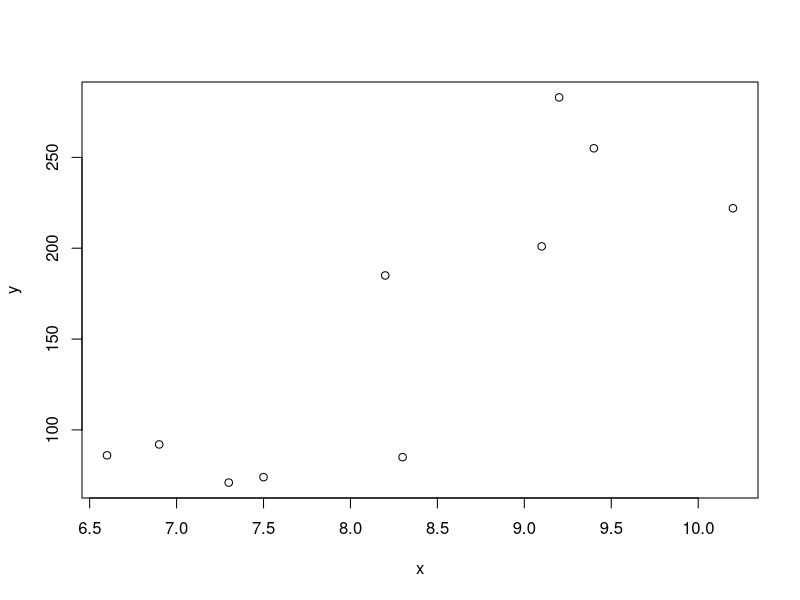
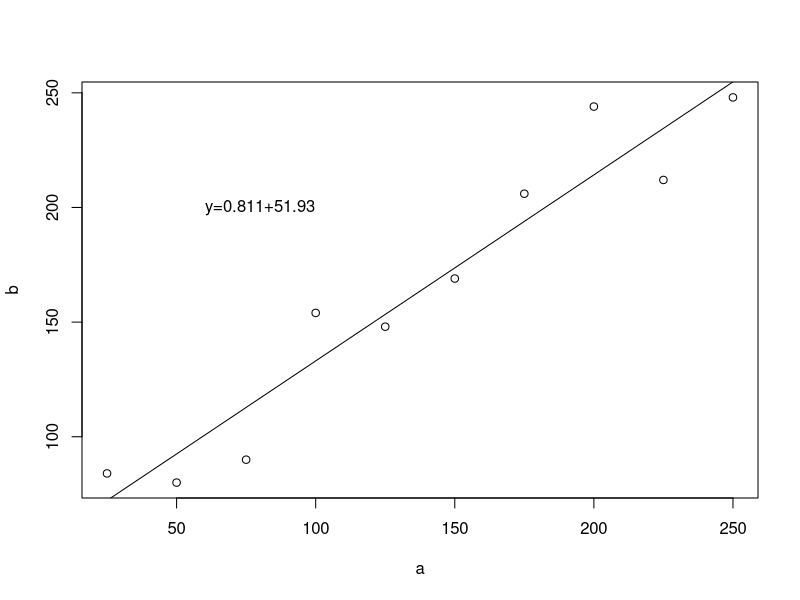
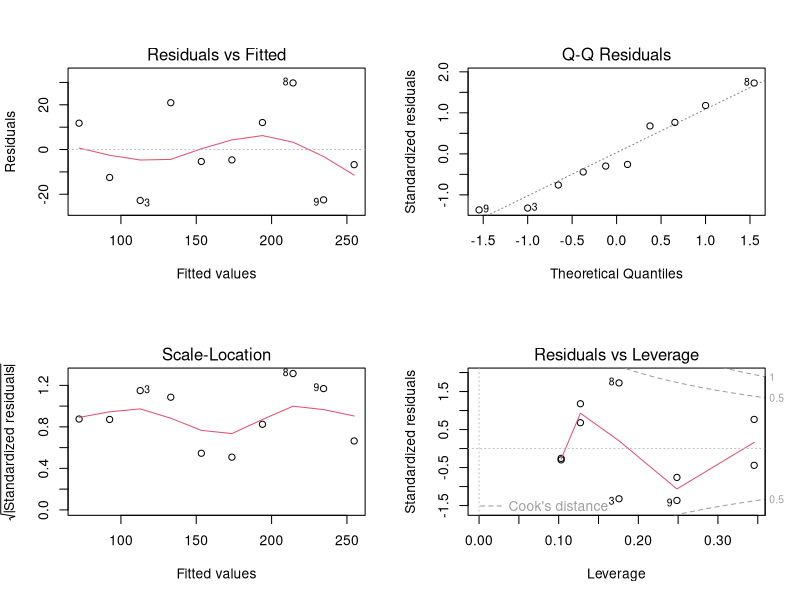

The R source for these figures, in order:

####### Aula Regressão Linear

# Regressão Linear
# Quanto que a variável y varia em relação a variavel x
# Porém antes disso, vamos falar de:

## Correlação
# Se as variáveis estão correlacionadas, ou seja, o grau pelo qual duas 
# Variaveis tendem a mudar juntas.
# É dado pelo coeficiente de correlação "r"

## Pearson
# parametrico
# preferencialmente contínuas

# Spearman
# uando não existe normalidade e/ou nao existe relação linear

# Kendall
# se existe correlação entre duas variáveis ordinais,usando uma escala ou gradiente.
# É um método adequado quando amostras têm tamanhos reduzidos,


# Correlacao entre massa de peixes e comprimento dos otolitos
x <-c(6.6,6.9,7.3,7.5,8.2,8.3,9.1,9.2,9.4,10.2)
y <-c(86,92,71,74,185,85,201,283,255,222)
shapiro.test(x)
shapiro.test(y)

# Parece que há uma correlação positiva entre as duas variáveis e podemos testar se esta correlação e real ou 
# nao usando a função cor.test().
# Testamos a significância da relação
# A correlação é maior que 0? (two.sided)
plot(x,y)

cor.test(x,y,method="pearson",alternative="two.sided")




#### Regressão linear
# Note, que a pergunta não é se elas estão relacionadas, e sim como.
# EM BUSCA DA EQUAÇÃO DA RETA!!

#Um exemplo de regressão simples linear: dados sobre a massa de fertilizante (gm-2) aplicada (b) e a
#colheita de grama obtida (gm-2) para cada aplicação de fertilizante (a).
a=c(25,50,75,100,125,150,175,200,225,250)
b=c(84,80,90,154,148,169,206,244,212,248)


## Fazendo a regressão, ajustando o modelo linear
regressao=lm(b~a)
regressao

# Verificando a significância e a interação das variáveis.
summary(regressao)
summary(aov(regressao))

# Construindo a equação da reta
# ax+b, onde a= coeficiente angular, b= intercepto
# Para encontra-los podemos olhar a funcao acima ou usar a função
# coef.
coef(regressao)
# y=0.811x+51.93

# Plotando os dados
plot(b~a)

# Colocando a reta de regressão
abline(regressao)

# Adicione a formula da reta de regressao ao grafico
text(80,200,"y=0.811+51.93")

## Diagnóstico completo dos resíduos
par(mfrow=c(2,2))
plot(regressao)

# Valores estimados de acordo com o melhor ajuste
fitted(regressao)
# Valores da diferença entre os valores estimados e observados
residuals(regressao)
l=data.frame(a=400)
predict(regressao,l,interval="confidence")

